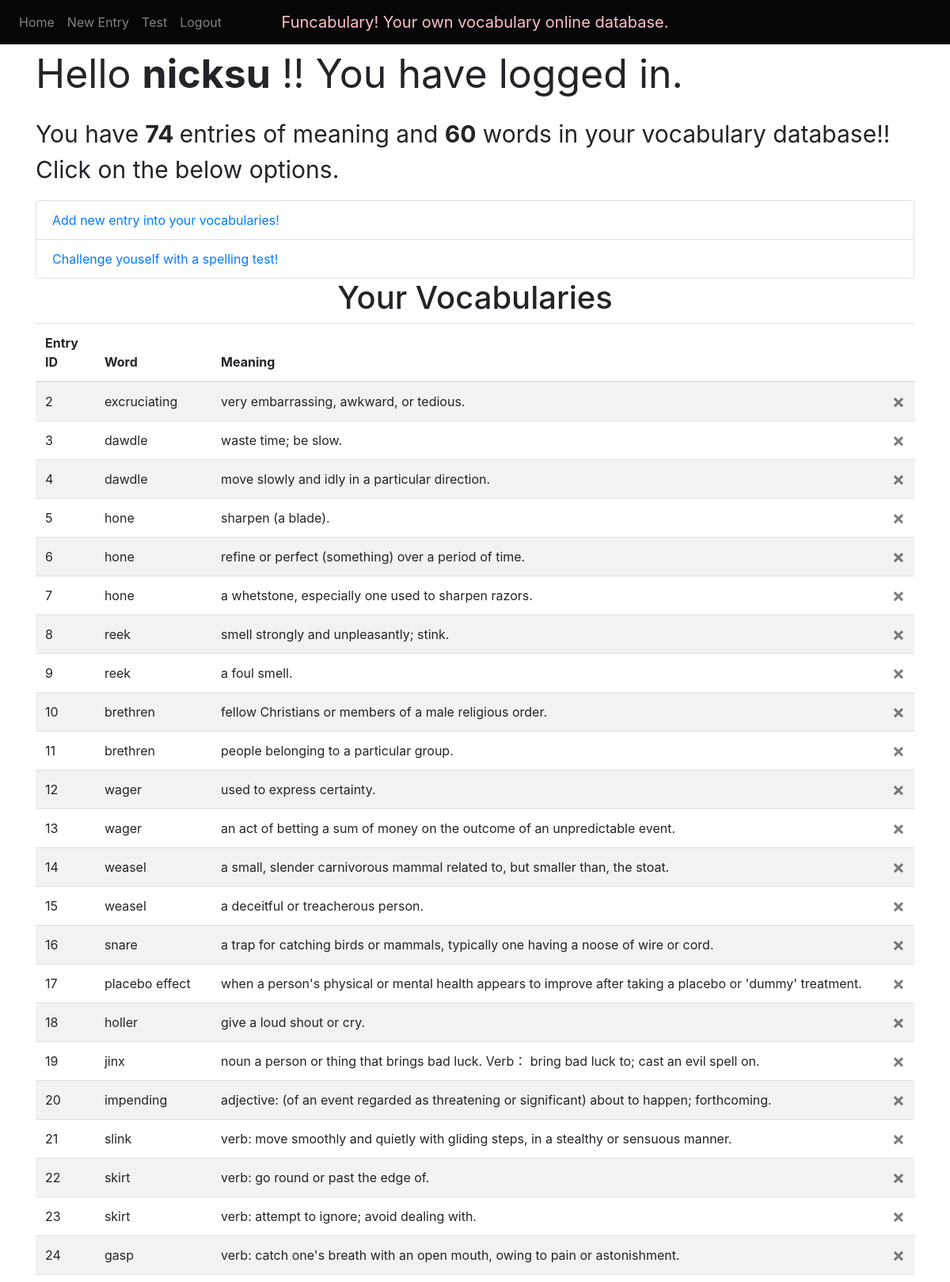
Screenshot of / (signed in, upper part) with the database file from the repository.
### website/models.py (models this page shows)
class User(db.Model, UserMixin): #define User table in db as db model
    id = db.Column(db.Integer, primary_key = True)  #define primary key column
    user_name = db.Column(db.String(20),unique = True)
    password = db.Column(db.String(10))
    vocabularies = db.relationship('Vocabulary') #referening back to Vocabulary model user_id Column

class Vocabulary(db.Model):
    id = db.Column(db.Integer, primary_key = True)
    word = db.Column(db.String(100))
    meaning = db.Column(db.String(1000))
    user_id = db.Column(db.Integer, db.ForeignKey(User.id))

### website/views.py (the view)
@views.route('/')  # dinfine root page as home
@login_required
def home():
    user_id = current_user.id
    user_voca_no = Vocabulary.query.filter_by(user_id = user_id).count()
    user_vocas = Vocabulary.query.filter_by(user_id = user_id)
    word = []
    for user_voca in user_vocas:
        word.append(user_voca.word)
    word_no = len(set(word))
    return render_template("home.html", user = current_user, user_voca_no = user_voca_no, word_no = word_no) #rendering home page based on current_user inforation

### website/templates/home.html (shortened to what this page needs)
{% extends "base.html" %}
{% block content %}
<p style="font-size:50px;">Hello <b>{{current_user.user_name}}</b> !! You have logged in.</p>
<p style="font-size:30px"> You have <b>{{user_voca_no}} </b>entries of meaning and <b>{{word_no}}</b> words in your vocabulary database!! Click on the below options. </p>
<div class="list-group">
  <a href="/addition" class="list-group-item">Add new entry into your vocabularies!</a>
  <a href="/test" class="list-group-item">Challenge youself with a spelling test!</a>
  </div>
<h1 align="center">Your Vocabularies</h1>
<table id = "vocabulary" class="table table-striped">
    <thead>
    <tr>
    <th>Entry ID</th>
    <th>Word</th>
    <th>Meaning</th>
    </tr>
    <thead>
    <tbody>
        {% for vocabulary in current_user.vocabularies %}
            <tr>
            <td>{{vocabulary.id}}</td>
            <td>{{vocabulary.word}}</td>
            <td>{{vocabulary.meaning}}
                <button type="button" class="close" onclick="deleteVocabulary({{vocabulary.id}})" data-toggle="tooltip" data-placement="top" title="Click to delete this entry">
                <span aria-hidden="true">&times;</span>
                </button>
            </td>
            </tr>
        {% endfor %}
</table>
{% endblock %}

### website/templates/base.html (shortened to what this page needs)
<!DOCTYPE html>
<html lang="en">
<head>
    <link
      rel="stylesheet"
      href="https://stackpath.bootstrapcdn.com/bootstrap/4.4.1/css/bootstrap.min.css"
    />
    <link
      rel="stylesheet"
      href="https://stackpath.bootstrapcdn.com/font-awesome/4.7.0/css/font-awesome.min.css"
    />
    <link rel= "stylesheet" type= "text/css" href= "{{ url_for('static',filename='maincss.css') }}">
</head>
<body>
<nav class="navbar navbar-expand-lg navbar-dark" style="background-color: #060606;">
      <div class="collapse navbar-collapse" id="navbar">
        <div class="navbar-nav">
            {% if user.is_authenticated %}
            <a class="nav-item nav-link" id="home" href="/">Home</a>
            <a class="nav-item nav-link" id="new" href="/addition">New Entry</a>
            <a class="nav-item nav-link" id="test" href="/test">Test</a>
            <a class="nav-item nav-link" id="logout" href="/logout">Logout</a>
            {% else %}
            <a class="nav-item nav-link" id="login" href="/login">Login</a>
            <a class="nav-item nav-link" id="signup" href="/signup">Sign Up</a>
            {% endif %}
            <a class="navbar-brand" style ="color:pink"> Funcabulary! Your own vocabulary online database. </a>
        </div>
      </div>
    </nav>
<div class="container">{% block content %} {% endblock %}</div>
</body>
</html>

### website/static/maincss.css (style rules this page uses)
.navbar-brand { position: absolute; color: pink; left: 50%; transform: translateX(-50%); }

### rows the page displays
User: user_name "nicksu"
Vocabulary: id "2", word "excruciating", meaning "very embarrassing, awkward, or tedious."
Vocabulary: id "3", word "dawdle", meaning "waste time; be slow."
Vocabulary: id "4", word "dawdle", meaning "move slowly and idly in a particular direction."
Vocabulary: id "5", word "hone", meaning "sharpen (a blade)."
Vocabulary: id "6", word "hone", meaning "refine or perfect (something) over a period of time."
Vocabulary: id "7", word "hone", meaning "a whetstone, especially one used to sharpen razors."
Vocabulary: id "8", word "reek", meaning "smell strongly and unpleasantly; stink."
Vocabulary: id "9", word "reek", meaning "a foul smell."
Vocabulary: id "10", word "brethren", meaning "fellow Christians or members of a male religious order."
Vocabulary: id "11", word "brethren", meaning "people belonging to a particular group."
Vocabulary: id "12", word "wager", meaning "used to express certainty."
Vocabulary: id "13", word "wager", meaning "an act of betting a sum of money on the outcome of an unpredictable event."
Vocabulary: id "14", word "weasel", meaning "a small, slender carnivorous mammal related to, but smaller than, the stoat."
Vocabulary: id "15", word "weasel", meaning "a deceitful or treacherous person."
Vocabulary: id "16", word "snare", meaning "a trap for catching birds or mammals, typically one having a noose of wire or cord."
Vocabulary: id "17", word "placebo effect", meaning "when a person's physical or mental health appears to improve after taking a placebo or 'dummy' treatment."
Vocabulary: id "18", word "holler", meaning "give a loud shout or cry."
Vocabulary: id "19", word "jinx", meaning "noun a person or thing that brings bad luck. Verb： bring bad luck to; cast an evil spell on."
Vocabulary: id "20", word "impending", meaning "adjective: (of an event regarded as threatening or significant) about to happen; forthcoming."
Vocabulary: id "21", word "slink", meaning "verb: move smoothly and quietly with gliding steps, in a stealthy or sensuous manner."
Vocabulary: id "22", word "skirt", meaning "verb: go round or past the edge of."
Vocabulary: id "23", word "skirt", meaning "verb: attempt to ignore; avoid dealing with."
Vocabulary: id "24", word "gasp", meaning "verb: catch one's breath with an open mouth, owing to pain or astonishment."

### other values shown
{{ user_voca_no }} "74"
{{ word_no }} "60"
